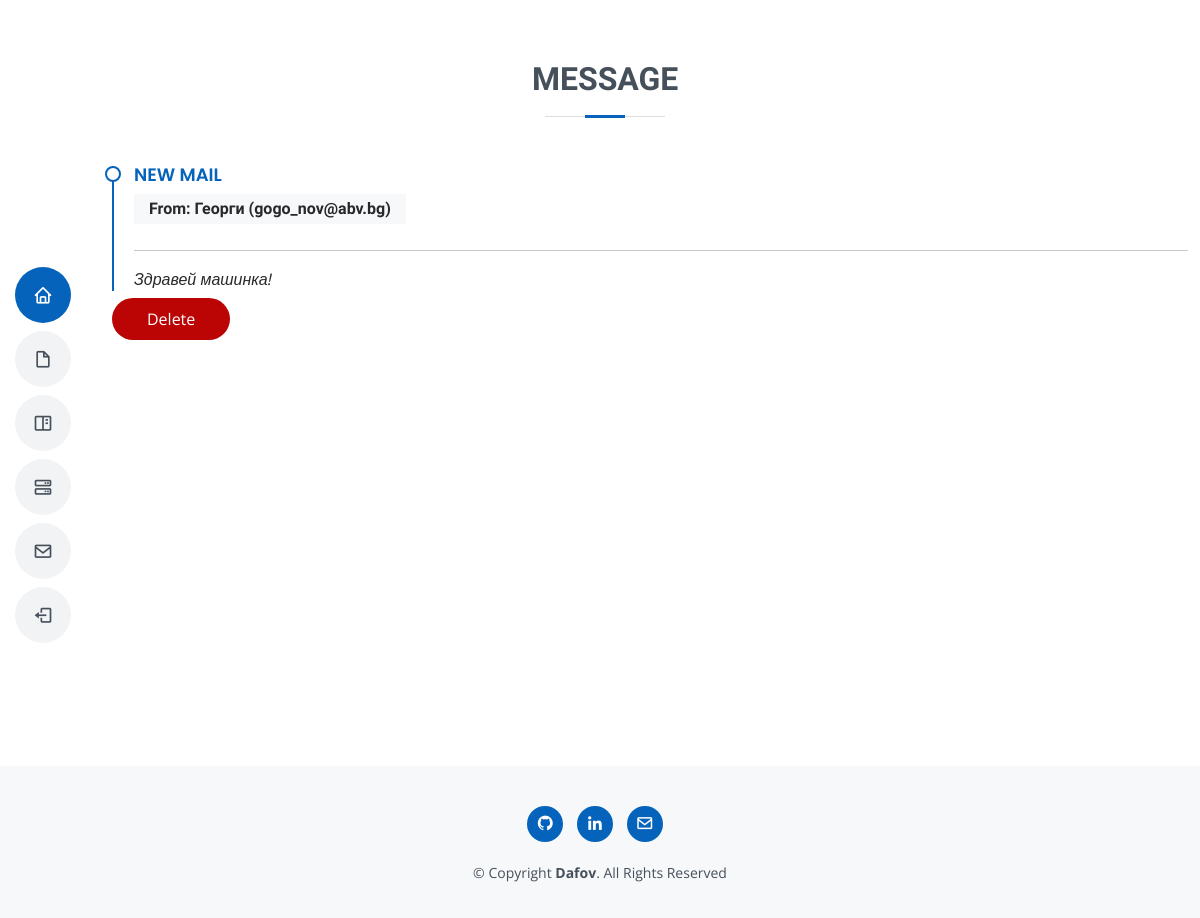
The page /contact/message/14ea8f64b3d04b37876b85f7eab07e21/ (signed in) on the database its author committed.
### portfolio/contact/models.py (models this page shows, shortened)
class Message(models.Model):
    name = models.CharField(max_length=200, null=True)
    email = models.EmailField(max_length=30,null=True)
    subject = models.CharField(max_length=50,null=True)
    body = models.TextField()
    is_read = models.BooleanField(default=False)
    created = models.DateTimeField(auto_now_add=True)
    id = models.UUIDField(default=uuid.uuid4, unique=True, primary_key=True, editable=False)

### portfolio/contact/views.py (the view)
# urls.py: path('message/<str:id>/', views.MessageDetailView.as_view(), name='message'),
class MessageDetailView(SuperUserRequiredMixin, DetailView):
    template_name = "contacts/message.html"
    context_object_name = "message"
    def get_object(self):
        id_ = self.kwargs.get("id")
        message = get_object_or_404(Message, id=id_)
        message.is_read = True
        message.save()
        return message
    def get_context_data(self, **kwargs):
        context = super().get_context_data(**kwargs)
        context["is_super"] = self.request.user.is_superuser
        return super().get_context_data(**kwargs)

### portfolio/common/superuser_mixins.py (called while the page is built)
    def test_func(self):
        return self.request.user.is_superuser

### templates/contacts/message.html
{% extends 'index.html' %}
{% load static %}
{% block message %}
<section id="resume" class="resume">
    <div class="container" data-aos="fade-up">
        <div class="section-title col-lg-11">
            <h2>Message</h2>
        </div>
        <div class="row">
            <div class="col-lg-12">
                <div class="resume-item">
                    <h4>{{ message.subject }}</h4>
                    <h5>From: {{ message.name }} ({{ message.email }})</h5>
                    <hr>
                    <p><em>{{ message.body }}</em></p>
                </div>
            </div>
        </div>
        <div class="delete-btn">
            <a href="{% url 'delete message' message.id %}">Delete</a>
        </div>
    </div>
</section>
{% endblock message %}

### assets/css/style.css (style rules this page uses)
body { font-family: "Open Sans", sans-serif; color: #272829; }
a { color: #0563bb; text-decoration: none; }
h1, h2, h3, h4, h5, h6 { font-family: "Raleway", sans-serif; }
section { padding: 60px 0; overflow: hidden; }
.section-title { text-align: center; padding-bottom: 30px; }
.section-title h2 { font-size: 32px; font-weight: bold; text-transform: uppercase; margin-bottom: 20px; padding-bottom: 20px; position: relative; color: #45505b; }
.section-title h2::before { content: ''; position: absolute; display: block; width: 120px; height: 1px; background: #ddd; bottom: 1px; left: calc(50% - 60px); }
.section-title h2::after { content: ''; position: absolute; display: block; width: 40px; height: 3px; background: #0563bb; bottom: 0; left: calc(50% - 20px); }
.resume .resume-item { padding: 0 0 20px 20px; margin-top: -2px; border-left: 2px solid #0563bb; position: relative; }
.resume .resume-item h4 { line-height: 18px; font-size: 18px; font-weight: 600; text-transform: uppercase; font-family: "Poppins", sans-serif; color: #0563bb; margin-bottom: 10px; }
.resume .resume-item h5 { font-size: 16px; background: #f7f8f9; padding: 5px 15px; display: inline-block; font-weight: 600; margin-bottom: 10px; }
.resume .resume-item:last-child { padding-bottom: 0; }
.resume .resume-item::before { content: ""; position: absolute; width: 16px; height: 16px; border-radius: 50px; left: -9px; top: 0; background: #fff; border: 2px solid #0563bb; }
.resume .delete-btn a { background: #bb0505; border: 0; padding: 10px 35px; color: #fff; transition: 0.4s; border-radius: 50px; margin-top: 10px; }
.resume .delete-btn { margin-bottom: 375px; }

### rows shown on the page
Message: subject "NEW MAIL", name "Георги", email "gogo_nov@abv.bg", body "Здравей машинка!"
